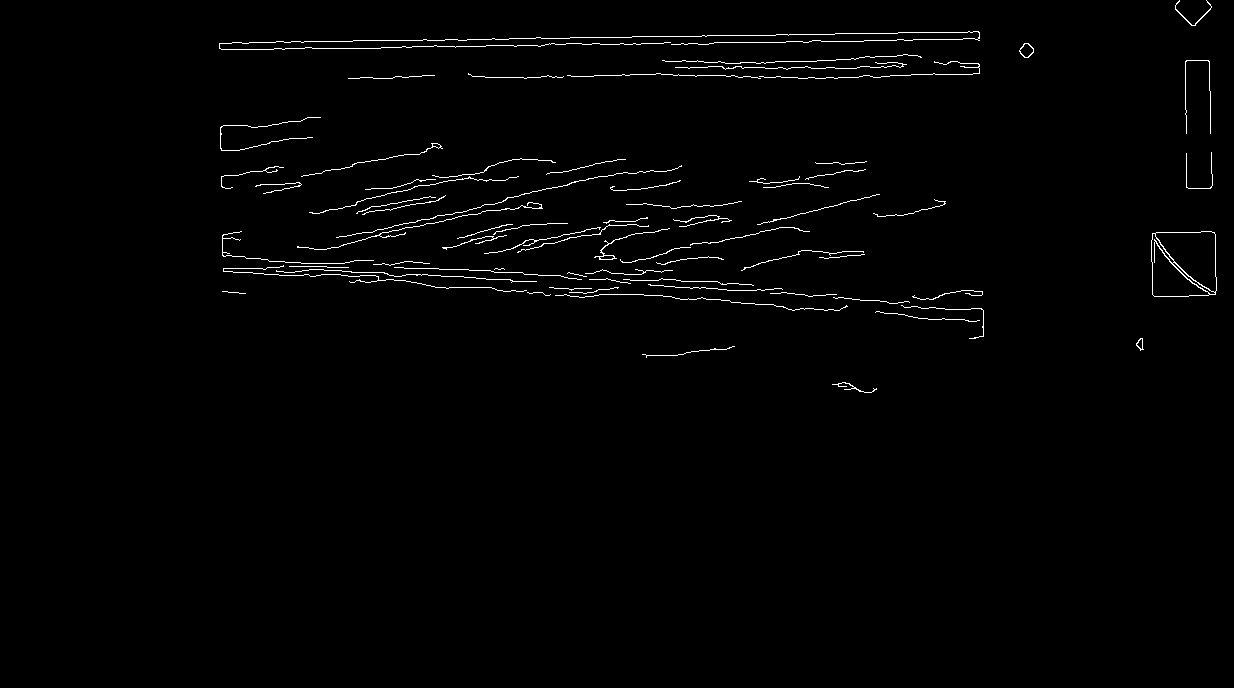
#> input picture Edges.tif, 1234 x 688 px
$ python Hough.py
#> lines starting #> are read from the running program, lines starting #| are printed output that depends on the picture; after the words box and inside, x2 and y2 are one past the last pixel; in counts of white or black regions, pixels touching at a corner belong together
import cv2
import numpy as np
import math

img1 = cv2.imread('Edges.tif', cv2.IMREAD_GRAYSCALE)
#> img1: shape (688, 1234); 1.2% white in thin lines or dots, all inside (x1, y1, x2, y2) = (219, 0, 1217, 393)
img2 = cv2.imread('denoisedImage.tif', cv2.IMREAD_GRAYSCALE)
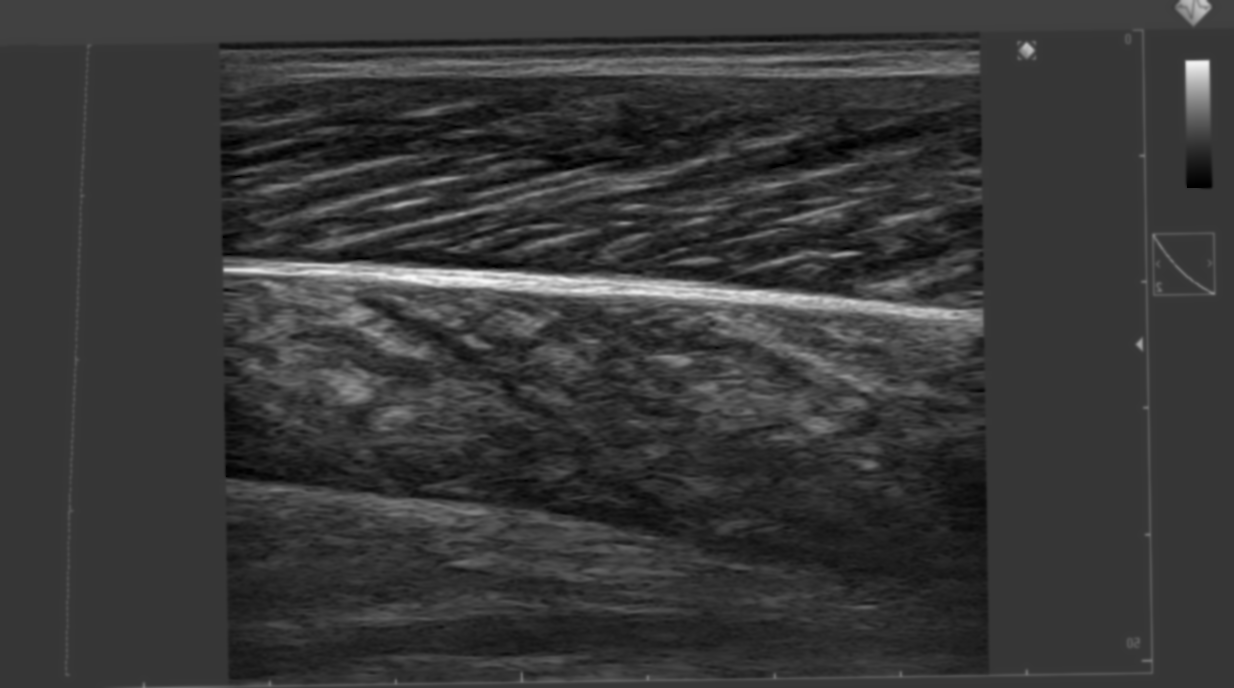
#> input picture denoisedImage.tif, 1234 x 688 px
#> img2 is the input picture: shape (688, 1234); min 0, max 248, mean 55.8

cdst = cv2.cvtColor(img1, cv2.COLOR_GRAY2BGR)
#> cdst is the input picture: shape (688, 1234, 3); 1.2% white in thin lines or dots, all inside (x1, y1, x2, y2) = (219, 0, 1217, 393)

lines = cv2.HoughLines(img1, 5, np.pi / 180, 125)
#> lines = 651 rows, first 8: [55, 1.55], [235, 1.66], [40, 1.57], [250, 1.64], [75, 1.57], [225, 1.66], [245, 1.62], [60, 1.54]

linhas_filtradas = []

if lines is not None:
    for i in range(len(lines)):
        rho = lines[i][0][0]
        theta = lines[i][0][1]

        angulo_graus = theta * (180 / np.pi)

        if 90 < angulo_graus < 93:
            ultima_linha_valida = i
            a = math.cos(theta)
            b = math.sin(theta)

            x0 = a * rho
            y0 = b * rho

            pt1 = (int(x0 + 1000*(-b)), int(y0 + 1000*(a)))
            pt2 = (int(x0 - 1000*(-b)), int(y0 - 1000*(a)))

            linhas_filtradas.append([pt1[0], pt1[1], pt2[0], pt2[1], rho])

            cv2.line(cdst, pt1, pt2, (0, 0, 255), 1, cv2.LINE_AA)
#> this loop made 651 passes
#> (rho, theta, angulo_graus, a, b, x0, y0, pt1) on passes 3, 5, 7, 9, 10, 13, 17, 34, 41, 69, 73: (40, 1.57, 90, -4.37e-08, 1, -1.75e-06, 40, (-1000, 39)), (75, 1.57, 90, -4.37e-08, 1, -3.28e-06, 75, (-1000, 74)), (245, 1.62, 93, -0.0523, 0.999, -12.82, 244.7, (-1011, 192)), (260, 1.61, 92, -0.0349, 0.999, -9.07, 259.8, (-1008, 224)), (270, 1.59, 91, -0.0175, 1, -4.71, 270, (-1004, 252)), (25, 1.62, 93, -0.0523, 0.999, -1.31, 24.97, (-999, -27)), (35, 1.61, 92, -0.0349, 0.999, -1.22, 34.98, (-1000, 0)), (295, 1.57, 90, -4.37e-08, 1, -1.29e-05, 295, (-1000, 294)), (170, 1.62, 93, -0.0523, 0.999, -8.9, 169.8, (-1007, 117)), (170, 1.59, 91, -0.0175, 1, -2.97, 170, (-1002, 152)), (220, 1.61, 92, -0.0349, 0.999, -7.68, 219.9, (-1007, 184))
#> (rho, theta, angulo_graus) on passes 1, 2, 4, 6, 8, 11: (55, 1.55, 89), (235, 1.66, 95), (250, 1.64, 94), (225, 1.66, 95), (60, 1.54, 88), (240, 1.64, 94)
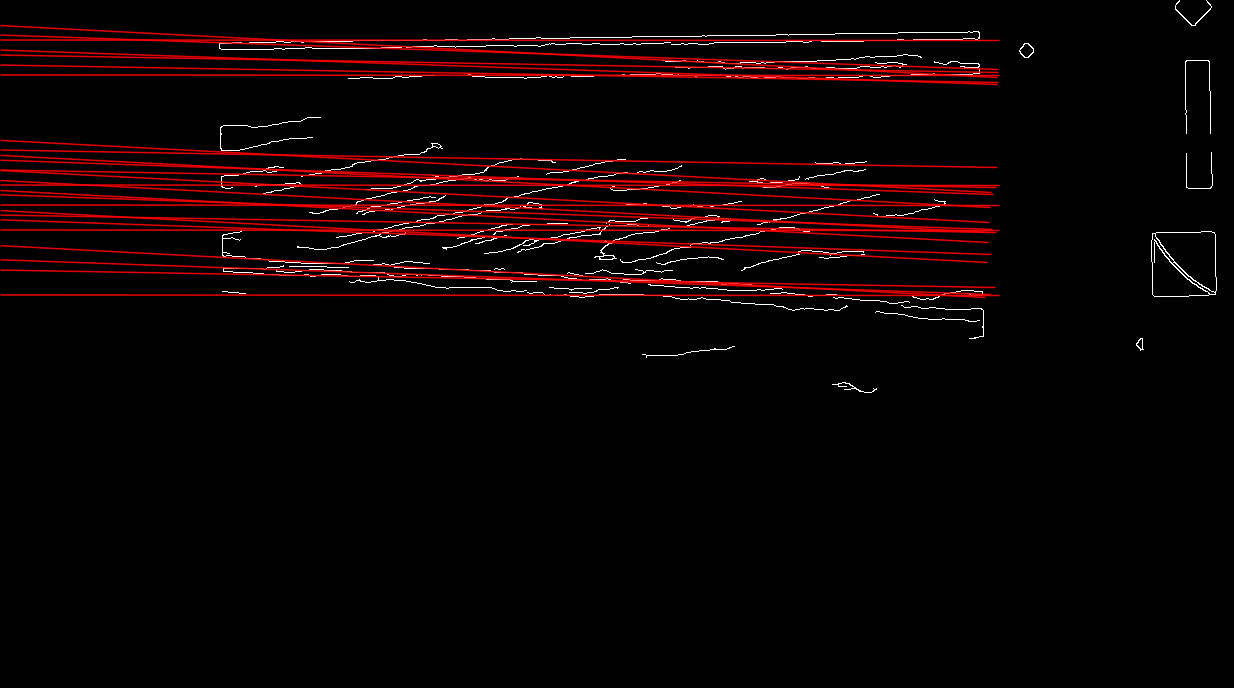
#> cdst: shape (688, 1234, 3); 7.74% of pixels changed, all inside (x1, y1, x2, y2) = (0, 24, 1001, 299)
#> after the loop, linhas_filtradas = 26 items, first 6: [-1000, 39, 999, 40, 40], [-1000, 74, 999, 75, 75], [-1011, 192, 985, 297, 245], [-1008, 224, 990, 294, 260], [-1004, 252, 995, 287, 270], [-999, -27, 997, 77, 25]

# Salvar resultados
cv2.imwrite("Hough.tif", cdst)

# Define as linhas que serão utilizas para fazer a mascara
linhas_filtradas.sort(key=lambda x: x[4])

linha_superior = linhas_filtradas[0]
#> linha_superior = [-999, -27, 997, 77, 25]
linha_inferior = linhas_filtradas[-1]
#> linha_inferior = [-1000, 294, 999, 295, 295]

pontos_poligono = np.array([
    [linha_superior[0], linha_superior[1]], # Canto superior esquerdo
    [linha_superior[2], linha_superior[3]], # Canto superior direito
    [linha_inferior[2], linha_inferior[3]], # Canto inferior direito
    [linha_inferior[0], linha_inferior[1]]  # Canto inferior esquerdo
], np.int32)
#> pontos_poligono = [[-999, -27], [997, 77], [999, 295], [-1000, 294]]

# Redimensionar para o formato que o OpenCV exige para polígonos
pontos_poligono = pontos_poligono.reshape((-1, 1, 2))

# Cria a máscara preta com as mesmas dimensões da imagem original
mascara = np.zeros_like(img2)

# Preenche o polígono na máscara com branco (255)
cv2.fillPoly(mascara, [pontos_poligono], 255)
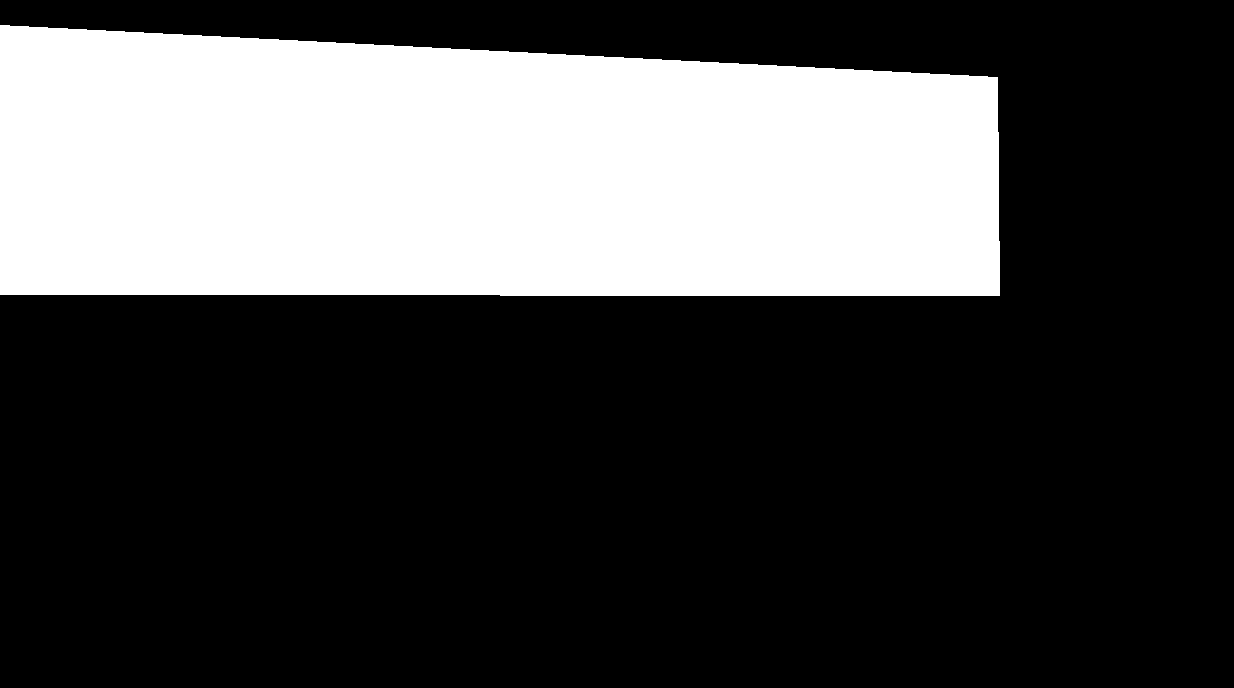
#> mascara: shape (688, 1234); 28.8% white; 1 white region, box (x1, y1, x2, y2) and area: (0, 25, 1000, 296) 244229

# Aplica a máscara na imagem original usando operação bitwise AND
imagem_isolada = cv2.bitwise_and(img2, img2, mask=mascara)
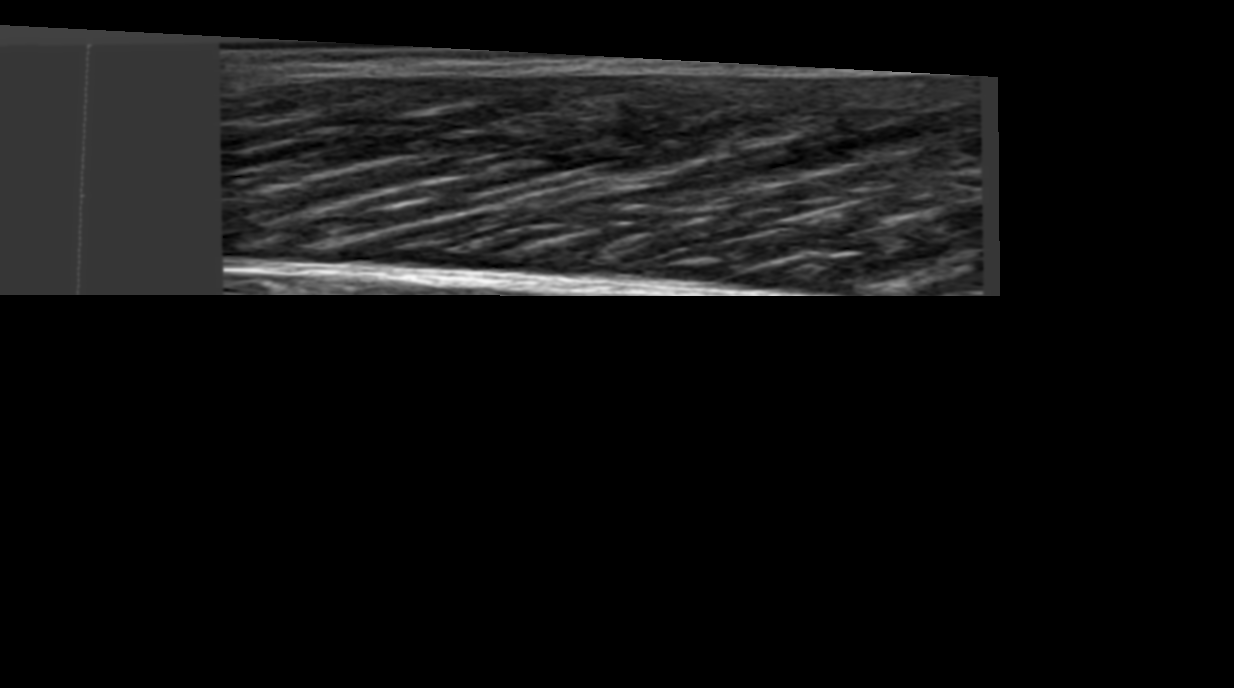
#> imagem_isolada: shape (688, 1234); min 0, max 248, mean 16.3

cv2.imwrite('mascara.tif', mascara)
cv2.imwrite('ROI.tif', imagem_isolada)
